Frame 1 (no input): blank canvas, image omitted
Frame 60 (the mouse pressed at the canvas centre just before this capture): blank canvas, image omitted
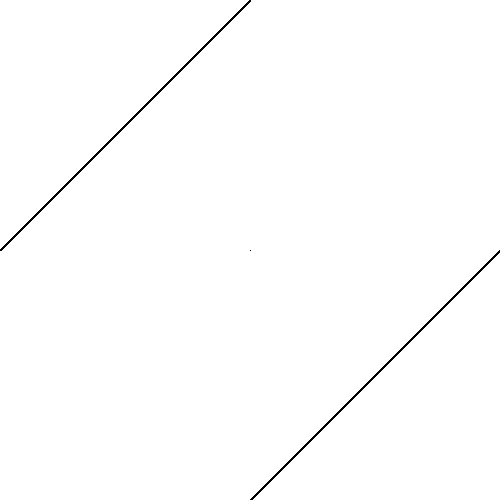
Frame 120 (the mouse held since frame 60 and released just before this capture)

The Processing sketch whose frames 1 and 60 were blank and that drew this single picture after the mouse press (run headless with seeded random() and noise(); from frame 60 on, the mouse is pressed at the canvas centre):

// Processing sketch: processing_7961
// ── processing_7961.pde

// Jouons avec:  line(x1, y1, x2, y2); 
 
 
 
 
void setup() { 
  size(500, 500); 
  background (#FFFFFF); 
 } 
 
 
void draw() { 
 if (mousePressed == true) {
    
    

line(250, mouseX,mouseX,250);
line( 500, mouseY,mouseY, 500);
line( 0, mouseX,mouseX, 0);
 }
 if (keyPressed == false){}



     
} 



 
 
 
 
 
 
//--------Boite à outils du cours------------// 
 
/* 
 
>>>un double slash // met une ligne en commentaire, ce texte devient gris et est ignoré 
>>>slash etoile etoile slash met plusieurs lignes en commentaires 
 
>>>taille du sketch hauteur, largeur 
 size(500, 500); 
 
>>>couleur de fond, ou effacer l'écran 
background(hex); 
background(hex, alpha); 
 
>>>et voila line() qui trace une ligne entre deux coordonnées 
line(x1, y1, x2, y2); 
 
>>>couleur et épaisseur de la ligne 
stroke() 
strokeWeight() 
 
>>>coordonnées actuelles de la souris 
mouseX, mouseX 
 
>>>coordonnées précédentes de la souris 
pmouseX, pmouseY 
 
 
>>>si (l'utilisateur presse le bouton de la souris){ fais ceci); 
 
 if (mousePressed == true) { 
   ecrire ici ce qu'il doit se passer  
  }; 
   
>>>si (l'utilisateur presse un bouton du clavier) { fais cela); 
 
  if (keyPressed == true) { 
  ecrire ici ce qu'il doit se passer  
 
  }; 
   
   
*/ 
 
